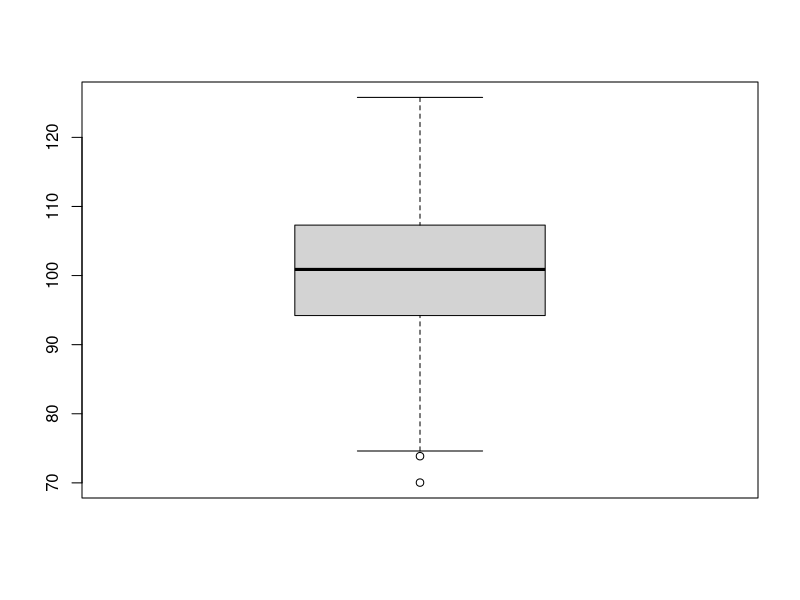

Write the R code that produced this figure.
## ---- chunk 1
## DATA GENERATION
x=rnorm(1000,mean=100,sd=10) # normal
#x=c(rchisq(1000,6)) # right skew
#x=c(-rchisq(1000,6)+25) # left skew
#x=c(rnorm(1000,mean=100,sd=5),rnorm(500,mean=100,sd=3),rnorm(500,mean=100, sd=1)) # leptokurtic
#x=c(rnorm(1000,mean=100,sd=10),runif(500,min=60,max=140),runif(500,min=70, max=130)) #platykurtic
## ---- chunk 2

#hist(x,breaks=30)
boxplot(x)
